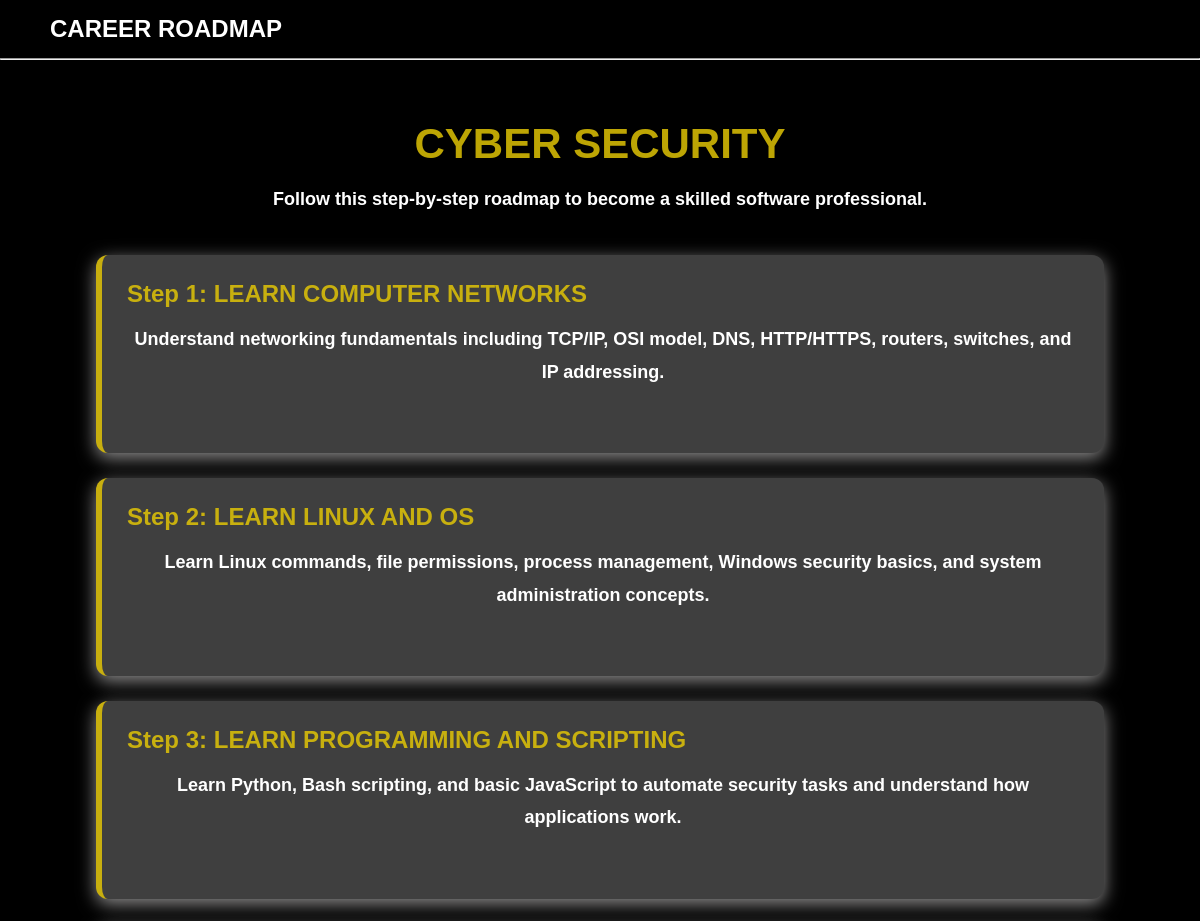
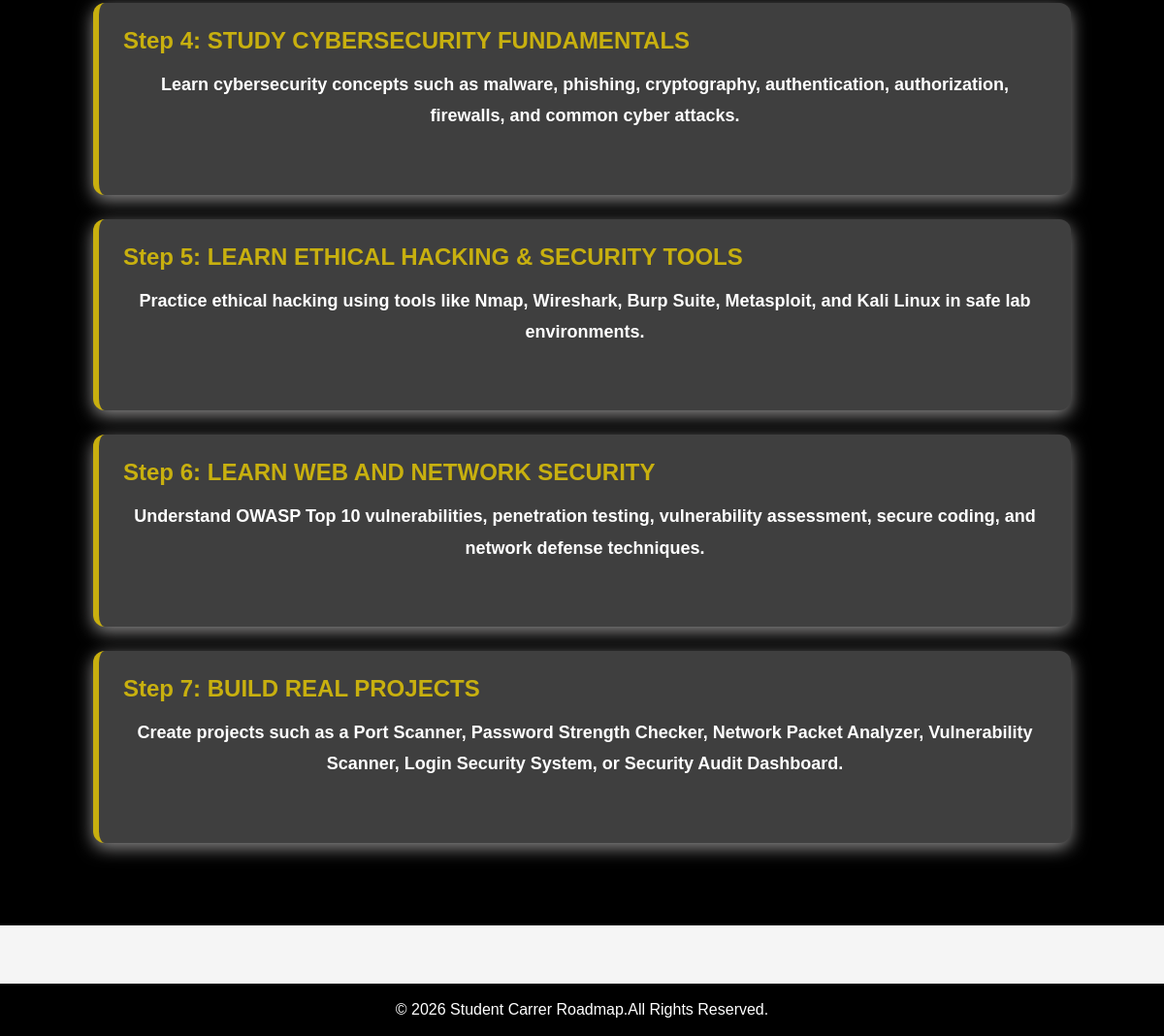
Page /roadmap/4/ on the committed database (2 pictures, top to bottom).
### career/models.py (models this page shows, shortened)
class Career(models.Model):
    title = models.CharField(max_length=100)
    description = models.TextField()
    skills = models.TextField()
    salary = models.CharField(max_length=100)
    opportunities=models.TextField()
    roadmap = models.TextField()
    resources = models.TextField()
    roadmap_link=models.URLField(blank=True)
    resources_link=models.URLField(blank=True)
    quiz_link=models.URLField(blank=True)

class RoadmapStep(models.Model):
    career = models.ForeignKey(
        Career,
        on_delete=models.CASCADE,
        related_name="roadmap_steps"
    )
    step_number = models.PositiveIntegerField()
    title = models.CharField(max_length=100)
    description = models.TextField()
    class Meta:
        ordering = ["step_number"]

### career/views.py (the view)
# urls.py: path('roadmap/',views.roadmap,name='roadmap'),
def roadmap(request, career_id):
    career = get_object_or_404(Career, id=career_id)
    roadmap_steps = RoadmapStep.objects.filter(
        career=career
    ).order_by("step_number")
    return render(request, "roadmap.html", {
        "career": career,
        "roadmap_steps": roadmap_steps,
    })

### templates/roadmap.html (shortened to what this page needs)
{% load static %}
<!DOCTYPE html>
<html lang="en">
<head>
    <link rel="stylesheet" href="{% static 'css/style.css' %}">
</head>
<body>
    <nav>
        <h2>CAREER ROADMAP</h2>
    </nav>
    <hr class="line">
    <section class="roadmapsection">
<h1>{{ career.title }}</h1>
<p>Follow this step-by-step roadmap to become a skilled software professional.</p>
{% for step in roadmap_steps %}
<div>
    <h2>Step {{ step.step_number }}: {{ step.title }}</h2>
    <p>{{ step.description }}</p>
</div>
{% endfor %}
</section>
    <footer>
        <p>© 2026 Student Carrer Roadmap.All Rights Reserved. </p>
    </footer>
</body>

### static/css/style.css (style rules this page uses)
* { margin:0; padding:0; box-sizing:border-box; font-family:Arial, Helvetica, sans-serif; }
html { scroll-behavior: smooth; }
body { background-color:#f5f5f5; color:#333; }
nav { background-color:black; color:white; display:flex; justify-content:space-between; align-items:center; padding:15px 50px; }
.line { background-color: white; color: white; }
footer { background:black; color:white; text-align:center; padding:20px; margin-top:30px; }
footer { background:black; color:white; text-align:center; padding:20px; margin-top:50px; font-size:16px; }
footer { margin-top:60px; background:black; color:white; text-align:center; padding:20px; font-size:16px; }
footer { background:black; color:white; text-align:center; padding:18px; }
footer p { color:white; margin:0; }
section { padding:60px 8%; background:#f5f7fb; }
footer p { margin:0; color:white; }
.roadmapsection { padding:60px 8%; background:black; }
.roadmapsection h1 { text-align:center; font-size:42px; color:rgba(229, 199, 5, 0.826); margin-bottom:15px; }
.roadmapsection p { text-align:center; font-size:18px; color:#555; margin-bottom:40px; }
.roadmapsection div { background:rgb(63, 63, 63); padding:25px; margin-bottom:25px; border-left:6px solid rgba(229, 199, 5, 0.826); border-radius:12px; box-shadow:0 5px 18px rgb(142, 141, 141); transition:0.3s; }
.roadmapsection h2 { color:rgba(229, 199, 5, 0.826); margin-bottom:15px; }
.roadmapsection p { color:white; line-height:1.8; font-size:18px; font-weight: 700; }

### rows in the picture
Career: title "CYBER SECURITY"
RoadmapStep: step_number "1", title "LEARN COMPUTER NETWORKS", description "Understand networking fundamentals including TCP/IP, OSI model, DNS, HTTP/HTTPS, routers, switches, and IP addressing."
RoadmapStep: step_number "2", title "LEARN LINUX AND OS", description "Learn Linux commands, file permissions, process management, Windows security basics, and system administration concepts."
RoadmapStep: step_number "3", title "LEARN PROGRAMMING AND SCRIPTING", description "Learn Python, Bash scripting, and basic JavaScript to automate security tasks and understand how applications work."
RoadmapStep: step_number "4", title "STUDY CYBERSECURITY FUNDAMENTALS", description "Learn cybersecurity concepts such as malware, phishing, cryptography, authentication, authorization, firewalls, and common cyber attacks."
RoadmapStep: step_number "5", title "LEARN ETHICAL HACKING & SECURITY TOOLS", description "Practice ethical hacking using tools like Nmap, Wireshark, Burp Suite, Metasploit, and Kali Linux in safe lab environments."
RoadmapStep: step_number "6", title "LEARN WEB AND NETWORK SECURITY", description "Understand OWASP Top 10 vulnerabilities, penetration testing, vulnerability assessment, secure coding, and network defense techniques."
RoadmapStep: step_number "7", title "BUILD REAL PROJECTS", description "Create projects such as a Port Scanner, Password Strength Checker, Network Packet Analyzer, Vulnerability Scanner, Login Security System, or Security Audit Dashboard."
